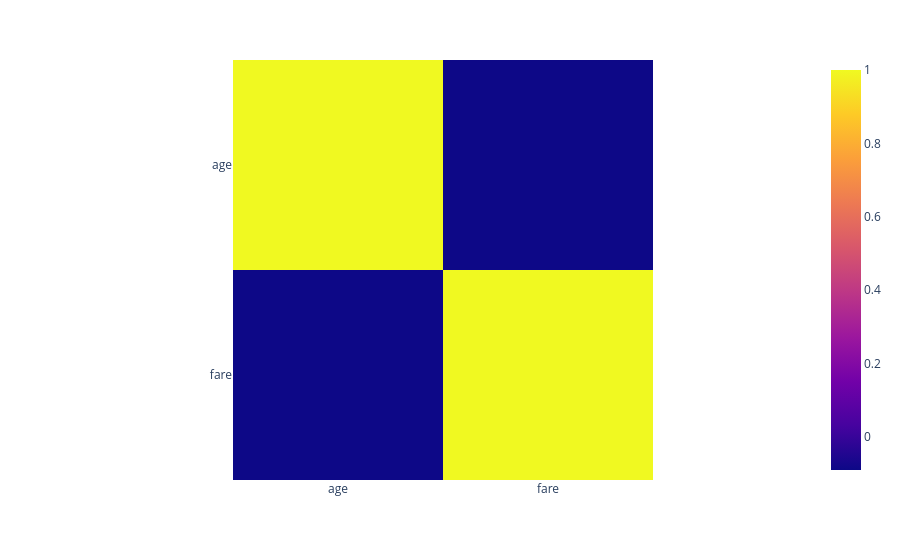

Notebook source saved alongside this figure:
### Code cell
# heat map corr of titanic Dataframe

fig = px.imshow(df[['age', 'fare']].corr())
fig.show()

### Figure 1 — Plotly figure (JSON) as saved in the notebook; plotly's stock layout.template omitted (floating-point values rounded to 4 significant figures)
{"data": [{"coloraxis": "coloraxis", "hovertemplate": "x: %{x}<br>y: %{y}<br>color: %{z}<extra></extra>", "name": "0", "type": "heatmap", "x": ["age", "fare"], "xaxis": "x", "y": ["age", "fare"], "yaxis": "y", "z": [[1.0, -0.09073], [-0.09073, 1.0]]}], "layout": {"coloraxis": {"colorscale": [[0, "#0d0887"], [0.1111, "#46039f"], [0.2222, "#7201a8"], [0.3333, "#9c179e"], [0.4444, "#bd3786"], [0.5556, "#d8576b"], [0.6667, "#ed7953"], [0.7778, "#fb9f3a"], [0.8889, "#fdca26"], [1, "#f0f921"]]}, "margin": {"t": 60}, "xaxis": {"anchor": "y", "constrain": "domain", "domain": [0, 1], "scaleanchor": "y"}, "yaxis": {"anchor": "x", "autorange": "reversed", "constrain": "domain", "domain": [0, 1]}}}
